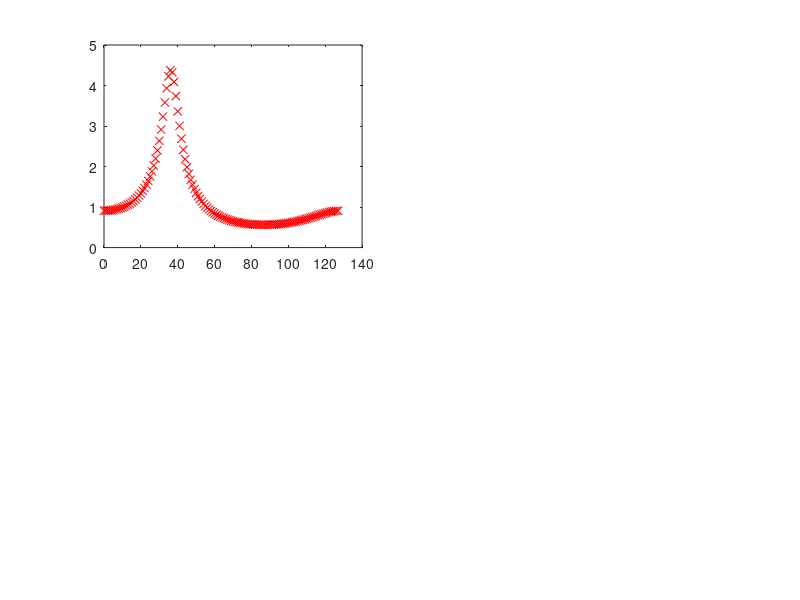

Write the MATLAB code that produced this figure. (Note: this script raises an error after producing the figure.)
%IIR from impulse response, the four methods
fs=256; %sampling frequency in Hz
fmx=128; %input bandwidth in Hz
F=0:1:fmx-1; %response frequencies 0,1,2...Hz

numd=1;
dend=[1 -0.5 0.1 0.5];
figure(1)
H=freqz(numd,dend,F,fs); %IIR frequency response
[h,th]=impz(numd,dend,64,fs); %impulse response

subplot(2,2,1)
plot(F,abs(H),'rx'); hold on
N=3; %IIR denominator degree
mdend=arcov(h, N); %IIR filter modelling
mnumd=1;
HM=freqz(mnumd,mdend,F,fs); %IIR model frequency response
plot(F,abs(HM),'k');
title('arcov() modelling'); xlabel('Hz');

subplot(2,2,2)
plot(F,abs(H),'rx'); hold on
N=6; %IIR denominator degree
mdend=armcov(h, N); %IIR filter modelling
mnumd=1;
HM=freqz(mnumd,mdend,F,fs); %IIR model frequency response
plot(F,abs(HM),'k');
title('armcov() modelling'); xlabel('Hz');

subplot(2,2,3)
plot(F,abs(H),'rx'); hold on
N=2; %IIR denominator degree
mdend=arburg(h, N); %IIR filter modelling
mnumd=1;
HM=freqz(mnumd,mdend,F,fs); %IIR model frequency response
plot(F,abs(HM),'k');
title('arburg() modelling'); xlabel('Hz');

subplot(2,2,4)
plot(F,abs(H),'rx'); hold on
N=3; %IIR denominator degree
mdend=aryule(h, N); %IIR filter modelling
mnumd=1;
HM=freqz(mnumd,mdend,F,fs); %IIR model frequency response
plot(F,abs(HM),'k');
title('aryule() modelling'); xlabel('Hz');
